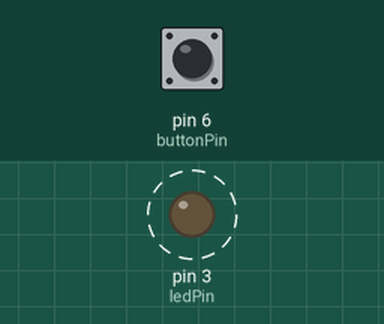
Bench run of a sketch on a simulated Arduino Leonardo, built with avr-gcc and run on an emulated ATmega32U4. Shown: output pins drawn as LEDs (lit = HIGH). Dashed ring = blinking. The inputs (shaded band) are chosen by the test bench; at power-on: pin 6 (buttonPin) HIGH.

Above: at 0.02 s.
Timing chart, 0 to 3.0 s (numbered marks = the images above):
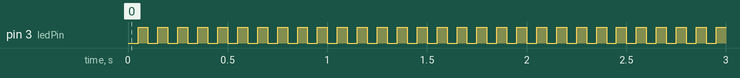

Measured:
- by itself, pin 3 (ledPin): alternates HIGH for 0.05 s and LOW for 0.05 s

The sketch:

lite.ino
```cpp
// (licence header left out)
#include "Keyboard.h"
#include "Mouse.h"

#define blinkInterval 50
#define ledPin 3
#define buttonPin 6

int defaultDelay = 4;
int defaultCharDelay = 5;
int rMin = 0;
int rMax = 100;

bool ledOn = true;

void typeKey(int key){
  Keyboard.press(key);
  delay(defaultCharDelay);
  Keyboard.release(key);
}

void setup(){

  pinMode(buttonPin, INPUT_PULLUP);
  pinMode(ledPin, OUTPUT);
  digitalWrite(ledPin, HIGH);

  if(digitalRead(buttonPin) == LOW){

    Keyboard.begin();
    Mouse.begin();

    /* ----- Begin-Script -----*/

    /* [Parsed By Duckuino (Licensed under MIT) - for more information visit: https://github.com/Nurrl/Dckuino.js] */
    delay(1250);

    delay(defaultDelay);
    while(1){
    Keyboard.press(KEY_LEFT_ALT);
    Keyboard.press(KEY_F4);
    Keyboard.releaseAll();
    };
    /* ----- End-Script -----*/

    Keyboard.end();
  }
}

void loop(){
  ledOn = !ledOn;
  digitalWrite(ledPin, ledOn);
  delay(blinkInterval);
}
```
